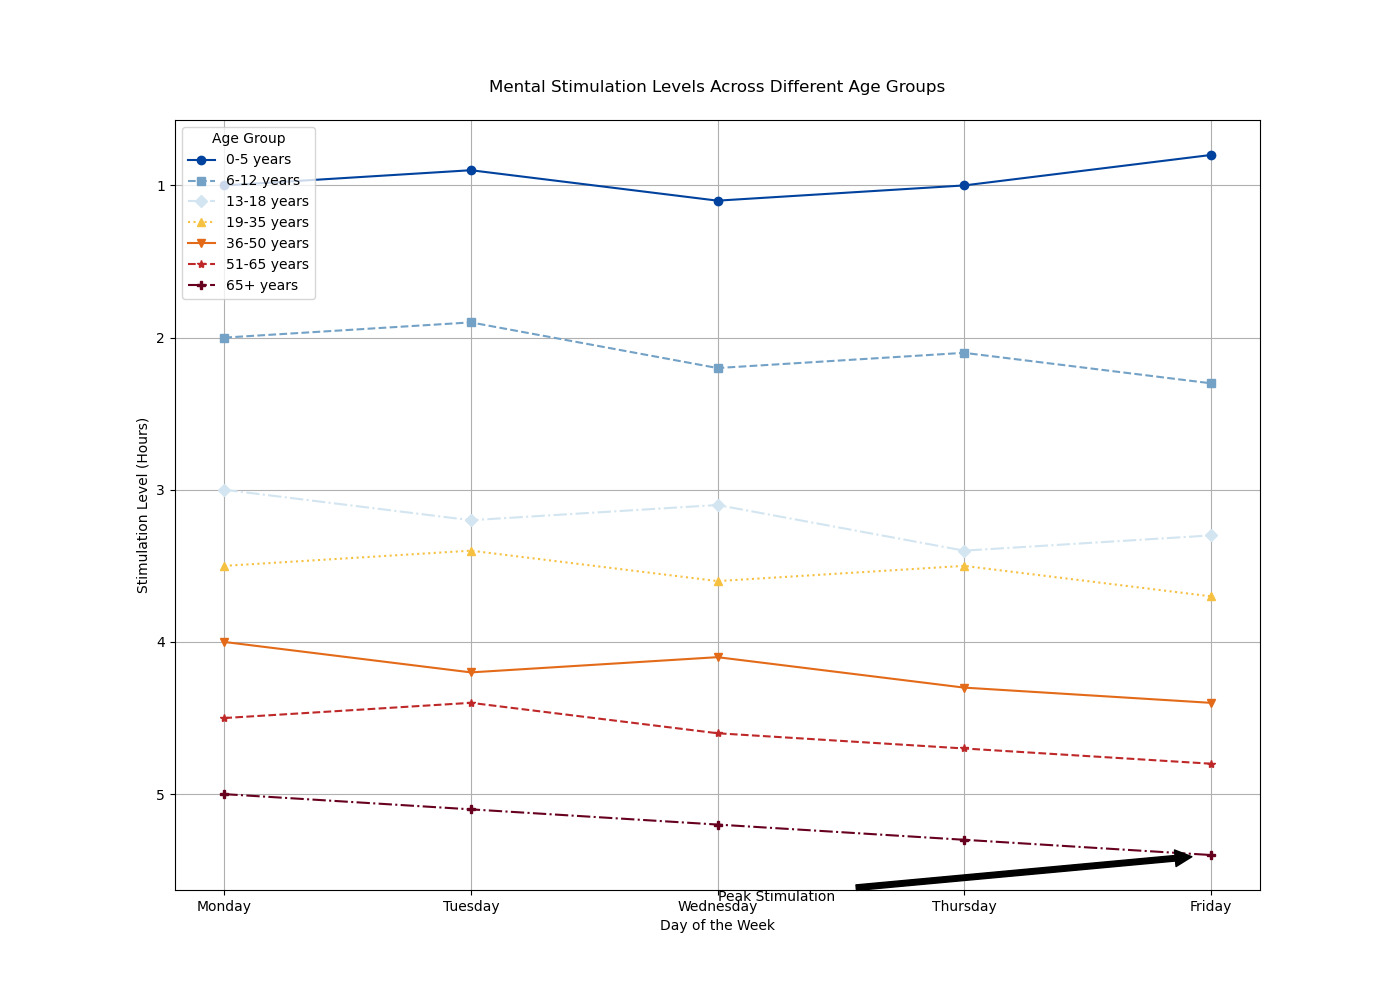

Here is the Python script that generated this plot:

import matplotlib.pyplot as plt

data = [
    {'Age Group': '0-5 years', 'Monday': 1.0, 'Tuesday': 0.9, 'Wednesday': 1.1, 'Thursday': 1.0, 'Friday': 0.8},
    {'Age Group': '6-12 years', 'Monday': 2.0, 'Tuesday': 1.9, 'Wednesday': 2.2, 'Thursday': 2.1, 'Friday': 2.3},
    {'Age Group': '13-18 years', 'Monday': 3.0, 'Tuesday': 3.2, 'Wednesday': 3.1, 'Thursday': 3.4, 'Friday': 3.3},
    {'Age Group': '19-35 years', 'Monday': 3.5, 'Tuesday': 3.4, 'Wednesday': 3.6, 'Thursday': 3.5, 'Friday': 3.7},
    {'Age Group': '36-50 years', 'Monday': 4.0, 'Tuesday': 4.2, 'Wednesday': 4.1, 'Thursday': 4.3, 'Friday': 4.4},
    {'Age Group': '51-65 years', 'Monday': 4.5, 'Tuesday': 4.4, 'Wednesday': 4.6, 'Thursday': 4.7, 'Friday': 4.8},
    {'Age Group': '65+ years', 'Monday': 5.0, 'Tuesday': 5.1, 'Wednesday': 5.2, 'Thursday': 5.3, 'Friday': 5.4}
]

days = list(data[0].keys())[1:]

plt.figure(figsize=(14, 10))

markers = ['o', 's', 'D', '^', 'v', '*', 'P']
linestyles = ['-', '--', '-.', ':', '-', '--', '-.']
colors = ['#00429d', '#73a2c6', '#d2e5f0', '#f6c141', '#e36a18', '#be2829', '#67001f']

for age_data, marker, linestyle, color in zip(data, markers, linestyles, colors):
    age_group = age_data['Age Group']
    values = [age_data[day] for day in days]
    
    plt.plot(days, values, marker=marker, linestyle=linestyle, color=color, label=age_group)

plt.legend(title='Age Group', loc='upper left')

plt.title('Mental Stimulation Levels Across Different Age Groups', pad=20)
plt.xlabel('Day of the Week')
plt.ylabel('Stimulation Level (Hours)')
plt.grid(True)

plt.annotate('Peak Stimulation', xy=('Friday', 5.4), xytext=('Wednesday', 5.7),
             arrowprops=dict(facecolor='black', shrink=0.05))

plt.gca().invert_yaxis()
plt.show()
